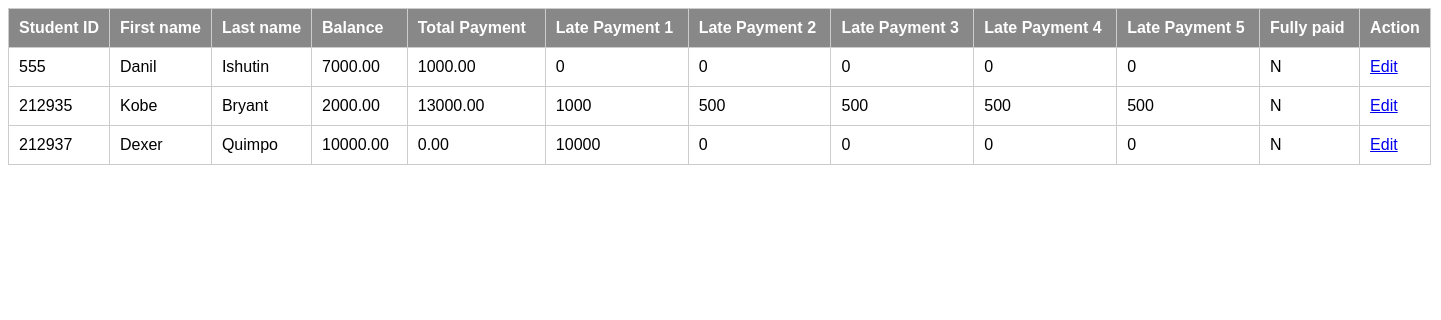
The app's page /keyupbalexp.php with its own data.
### tables this page shows
CREATE TABLE `accounts` (
  `student_id` int(11) NOT NULL,
  `first_name` varchar(45) DEFAULT NULL,
  `last_name` varchar(45) DEFAULT NULL,
  `prelim` int(11) DEFAULT NULL,
  `midterm` int(11) DEFAULT NULL,
  `final` int(11) DEFAULT NULL,
  `total_tuition` int(11) DEFAULT '0',
  `downpayment` int(11) DEFAULT '0',
  `month1` int(11) DEFAULT '0',
  `month2` int(11) DEFAULT '0',
  `month3` int(11) DEFAULT '0',
  `month4` int(11) DEFAULT '0',
  `month5` int(11) DEFAULT '0',
  `month6` int(11) DEFAULT '0',
  `month7` int(11) DEFAULT '0',
  `month8` int(11) DEFAULT '0',
  `month9` int(11) DEFAULT '0',
  `balance` decimal(11,2) DEFAULT '0.00',
  `total_payment` decimal(11,2) DEFAULT '0.00',
  `monthly_payment` decimal(11,2) DEFAULT '0.00',
  `late_payer` varchar(45) DEFAULT 'N',
  `late_payment1` int(11) DEFAULT '0',
  `late_payment2` int(11) DEFAULT '0',
  `late_payment3` int(11) DEFAULT '0',
  `late_payment4` int(11) DEFAULT '0',
  `late_payment5` int(11) DEFAULT '0',
  `fully_paid` varchar(45) DEFAULT 'N',
  PRIMARY KEY (`student_id`)
);

### fetch-bal3exp.php (called while the page is built, shortened)
<?php
	if(isset($_POST["submit"]) and $_POST["DoesNotMatter1"] == "N" and $_POST["DoesNotMatter2"] == "tuition")
	{
	$search = $_POST["search_text"];
	$searchz = $_POST["search_textz"];
	$searchx = $_POST["search_textx"];
	if ($searchz != "" and $searchx != "") {
	$results = "
	SELECT student_id, first_name, last_name, month1, month2, month3, month4, month5, month6, month7, month8, month9, total_tuition, downpayment, balance, monthly_payment, tag, user_id FROM birthright_db.accounts, birthright_db.login where user_id = student_id and tag = '2'
	and total_tuition >= '".$searchz."' and total_tuition <= '".$searchx."'
	";
	}
	else if ($searchx == "") {
	$results = "
	SELECT student_id, first_name, last_name, month1, month2, month3, month4, month5, month6, month7, month8, month9, total_tuition, downpayment, balance, monthly_payment, tag, user_id FROM birthright_db.accounts, birthright_db.login where user_id = student_id and tag = '2'
	and total_tuition >= '".$searchz."'
	";
	}
	else if ($searchz == "") {
	$results = "
	SELECT student_id, first_name, last_name, month1, month2, month3, month4, month5, month6, month7, month8, month9, total_tuition, downpayment, balance, monthly_payment, tag, user_id FROM birthright_db.accounts, birthright_db.login where user_id = student_id and tag = '2'
	and total_tuition <= '".$searchx."'
	";
	}
	}
	else
	{
		$results = "SELECT student_id, first_name, last_name, month1, month2, month3, month4, month5, month6, month7, month8, month9, total_tuition, downpayment, total_payment, balance, monthly_payment, late_payment1, late_payment2, late_payment3, late_payment4, late_payment5, fully_paid, tag, user_id FROM birthright_db.accounts, birthright_db.login where late_payer='Y' and user_id = student_id and clearance_approve='Y' and verified='1' and tag = '2'";
	}
?>

### keyupbalexp.php (the view, shortened to what this page needs)
<?php
$connect = mysqli_connect("localhost", "root", "ieti19", "birthright_db");
$output = '';
	include('fetch-bal3exp.php');
$result = mysqli_query($connect, $results);
if(mysqli_num_rows($result) > 0)
{
	$output .= '<table class="table sticky">';
	$output .= '
		<thead>
		<tr>
			<th>Student&nbspID</th>
			<th>First&nbspname</th>
			<th>Last&nbspname</th>
			<th>Balance&nbsp;&nbsp;&nbsp;</th>
			<th>Total&nbspPayment&nbsp;&nbsp;</th>
			<th>Late&nbspPayment&nbsp;1&nbsp;</th>
			<th>Late&nbspPayment&nbsp;2&nbsp;</th>
			<th>Late&nbspPayment&nbsp;3&nbsp;</th>
			<th>Late&nbspPayment&nbsp;4&nbsp;</th>
			<th>Late&nbspPayment&nbsp;5&nbsp;</th>
			<th>Fully&nbsp;paid&nbsp;</th>
			<th colspan="2">Action</th>
		</tr>
		<thead>
	';
	while($row = mysqli_fetch_array($result))
	{
		$net = ($row['total_tuition'] - $row['downpayment'] - $row['month1'] - $row['month2'] - $row['month3'] - $row['month4'] - $row['month5'] - $row['month6'] - $row['month7'] - $row['month8'] - $row['month9']);
		$button = '<div>
					<a class = "edit_btn" href="studentbalprofileexp.php?edit='.$row['student_id'].'">Edit</a>
				  </div>';
			if ($row['month1'] == 0 and $row['month2'] == 0 and $row['month3'] == 0 and $row['month4'] == 0 and $row['month5'] == 0 and $row['month6'] == 0 and $row['month7'] == 0 and $row['month8'] == 0 and $row['month9'] == 0){
			$bal = $net / 9;
			}
			else if ($row['month2'] == 0 and $row['month3'] == 0 and $row['month4'] == 0 and $row['month5'] == 0 and $row['month6'] == 0 and $row['month7'] == 0 and $row['month8'] == 0 and $row['month9'] == 0){
			$bal = $net / 8;
			}
			else if ($row['month3'] == 0 and $row['month4'] == 0 and $row['month5'] == 0 and $row['month6'] == 0 and $row['month7'] == 0 and $row['month8'] == 0 and $row['month9'] == 0){
			$bal = $net / 7;
			}
			else if ($row['month4'] == 0 and $row['month5'] == 0 and $row['month6'] == 0 and $row['month7'] == 0 and $row['month8'] == 0 and $row['month9'] == 0){
			$bal = $net / 6;
			}
			else if ($row['month5'] == 0 and $row['month6'] == 0 and $row['month7'] == 0 and $row['month8'] == 0 and $row['month9'] == 0){
			$bal = $net / 5;
			}
			else if ($row['month6'] == 0 and $row['month7'] == 0 and $row['month8'] == 0 and $row['month9'] == 0){
			$bal = $net / 4;
			}
			else if ($row['month7'] == 0 and $row['month8'] == 0 and $row['month9'] == 0){
			$bal = $net / 3;
			}
			else if ($row['month8'] == 0 and $row['month9'] == 0){
			$bal = $net / 2;
			}
			else {
			$bal = $net;
			}
		$output .= '
			<tbody>
			<tr>
				<td>'.$row["student_id"].'</td>
				<td>'.$row["first_name"].'</td>
				<td>'.$row["last_name"].'</td>
				<td>'.$row["balance"].'</td>
				<td>'.$row["total_payment"].'</td>
				<td>'.$row["late_payment1"].'</td>
				<td>'.$row["late_payment2"].'</td>
				<td>'.$row["late_payment3"].'</td>
				<td>'.$row["late_payment4"].'</td>
				<td>'.$row["late_payment5"].'</td>
				<td>'.$row["fully_paid"].'</td>
				<td>'.$button.'</td>
			</tr>
			</tbody>
		'
		;
	}
	$output .= '</table>';
	echo $output;
}
else
{
	echo 'Data Not Found';
}
?>

### keyupbalexp.php (style rules this page uses)
.table { font-family: sans-serif; border-collapse: collapse; font-size: 16px; background-color:white; }
.table th, .table td { padding: 10px; border: 1px solid #cccccc; background-color:white; }
.table th { background: #888888; color: #ffffff; }
.table.sticky th { position: sticky; top: 0; }

### records on screen
accounts: student_id "555", first_name "Danil", last_name "Ishutin", balance "7000.00", total_payment "1000.00", late_payment1 "0", late_payment2 "0", late_payment3 "0", late_payment4 "0", late_payment5 "0", fully_paid "N"
accounts: student_id "212935", first_name "Kobe", last_name "Bryant", balance "2000.00", total_payment "13000.00", late_payment1 "1000", late_payment2 "500", late_payment3 "500", late_payment4 "500", late_payment5 "500", fully_paid "N"
accounts: student_id "212937", first_name "Dexer", last_name "Quimpo", balance "10000.00", total_payment "0.00", late_payment1 "10000", late_payment2 "0", late_payment3 "0", late_payment4 "0", late_payment5 "0", fully_paid "N"
